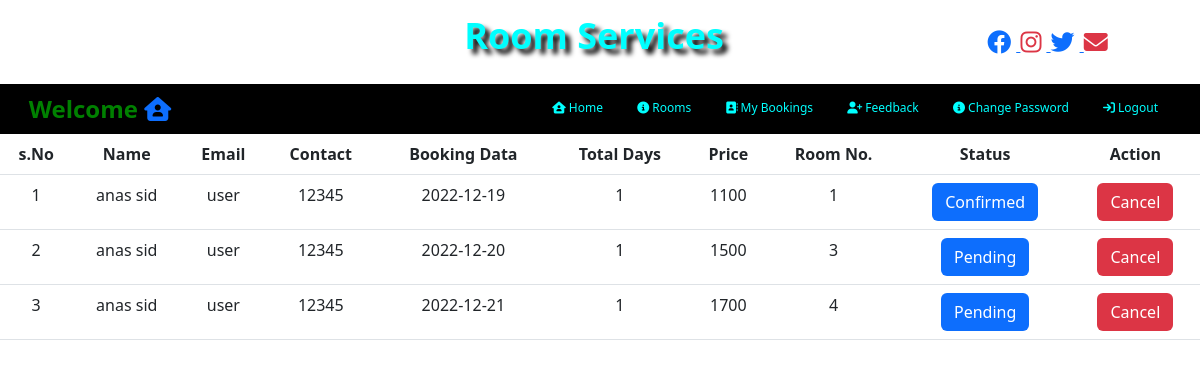
/view_booking_user (signed in), run on the app's committed database.
### room/models.py (models this page shows)
class Booking(models.Model):
    room_no = models.CharField(max_length=20,null=True)
    name = models.CharField(max_length=30,null=True)
    email = models.CharField(max_length=30,null=True)
    dob = models.CharField(max_length=30,null=True)
    gender = models.CharField(max_length=30,null=True)
    contact1 = models.CharField(max_length=30,null=True)
    contact2 = models.CharField(max_length=30,null=True)
    booking_date = models.CharField(max_length=30,null=True)
    total_days = models.CharField(max_length=30,null=True)
    price = models.CharField(max_length=30,null=True)
    status = models.CharField(max_length=30,null=True)

### room/views.py (the view)
# urls.py: path('view_booking_user',view_booking_user,name='view_booking_user'),
def view_booking_user(request):
    if not request.user.is_authenticated:
        return redirect('login')
    data = Booking.objects.all()
    d={"data":data}
    return render(request,'user/view_booking_user.html',d)

### room/templates/user/view_booking_user.html (shortened to what this page needs)
{% include 'user_navigation.html' %}
<table class="table text-center">
    <tr>
        <th>s.No</th>
        <th>Name</th>
        <th>Email</th>
        <th>Contact</th>
        <th>Booking Data</th>
        <th>Total Days</th>
        <th>Price</th>
        <th>Room No.</th>
        <th>Status</th>
        <th>Action</th>
    </tr>
    {% for i in data %}
    {% if i.email == request.user.username %}
    <tr>
        <td>{{forloop.counter}}</td>
        <td>{{i.name}}</td>
        <td>{{i.email}}</td>
        <td>{{i.contact1}}<br>{{i.contact2}}</td>
        <td>{{i.booking_date}}</td>
        <td>{{i.total_days}}</td>
        <td>{{i.price}}</td>
        <td>{{i.room_no}}</td>
        <td><a class="btn bg-primary text-white" href="#">{{i.status}}</a></td>
        <td><a class="btn bg-danger text-white" href="{% url 'cancel_booking' i.id %}">Cancel</a></td>
    </tr>
    {% endif %}
    {% endfor %}
</table>

### data on the page
Booking: name "anas sid", email "user", contact1 "12345", booking_date "2022-12-19", total_days "1", price "1100", room_no "1", status "Confirmed"
Booking: name "anas sid", email "user", contact1 "12345", booking_date "2022-12-20", total_days "1", price "1500", room_no "3", status "Pending"
Booking: name "anas sid", email "user", contact1 "12345", booking_date "2022-12-21", total_days "1", price "1700", room_no "4", status "Pending"
